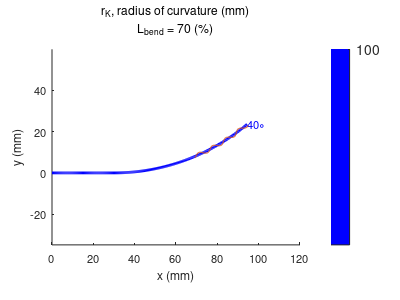

This chart was generated by the following MATLAB code:
% frac_helix = 0.25; % arc length as a fraction of the full circle
pct_helix = 30; % percent length with helical wire (%)
npt_helix = 100; % number of points of the helix
a_helix = 1; % amplitude of the sine wave of the helix (mm)
n_helix = 4; % number of sinusoids of the helix

%%
L = 100; % length of catheter (mm)
res = 0.5; % catheter spatial resolution (interval between nodes) (mm)
pct_bent = 70; % percent length bent (%)

%%
fname = 'curVar';
var_name = 'r_K, radius of curvature (mm)';
con_name = ['L_{bend} = ' num2str(pct_bent) ' (%)'];

variable_arr = 100; % 50:50:500;

%%
color_arr = colormap(lines(length(variable_arr)));

for rr = 1:length(variable_arr)
    
    Rk = variable_arr(rr); % radius of curvature (to define bent shape)
    
    %% configure catheter
    
    L2 = 0.01*pct_bent*L;
    L1 = L - L2;
    
    x1 = 0:res:L1; % x of unbent
    y1 = zeros(1,length(x1)); % y of unbent
    
    xc = L1; % x-location of the center of virtual circle
    yc = Rk; % y-location of the center of virtual circle
    
    th_c = L2/Rk; % total angle that the arc spans (rad)
    th_incre = th_c/(L2/res); % angle increment (rad)
    th_arr = (1:(L2/res))*th_incre; % arc angle array
    
    x2 = L1 + Rk*sin(th_arr); % x of bent
    y2 = Rk - Rk*cos(th_arr); % y of bent
    
    th_end = atan2(y2(end)-y2(end-1),x2(end)-x2(end-1))*180/pi; % end effector theta
    
    %% helix
    frac_helix = th_c*pct_helix/pct_bent; % arc length as a fraction of the full circle
    th_helix = -pi/2 + th_c - linspace(0,frac_helix,npt_helix); % generate th arra for the helix
    n_effect_helix = n_helix*2*pi/frac_helix; % effective number of sinusoids (adjusted for the equation)
    
    xh = xc + (Rk + a_helix*sin(n_effect_helix*th_helix)).*cos(th_helix); % x location of helix
    yh = yc + (Rk + a_helix*sin(n_effect_helix*th_helix)).*sin(th_helix); % y location of helix
    
    %% plot
    X = [x1,x2];
    Y = [y1,y2];
    
    hold on
    h(rr) = plot(X,Y,'-','color',color_arr(rr,:),'linewidth',2);
    %     plot(X(end-1:end),Y(end-1:end),'-','linewidth',2,'color',color_arr(rr,:));
    text(X(end),Y(end),[num2str(th_end,3) '\circ'],'color',color_arr(rr,:),'fontsize',8);
    
    plot(xh,yh);
    
    %% visual aids
    % x_cir = xc + Rk*cosd(0:10:360);
    % y_cir = yc + Rk*sind(0:10:360);
    % plot(x_cir,y_cir);
    
end

axis equal;
xlim([0,1.2*L]);

xlabel('x (mm)');
ylabel('y (mm)');
title({var_name; con_name},'fontweight','normal');

% legendCell = strcat(string(num2cell(variable_arr)));
% legend(h,legendCell,'location','eastoutside');
hc = colorbar;
set(hc,'ytick',(1:length(variable_arr))/length(variable_arr),'yticklabel',variable_arr);
set(hc,'box','off');

set(gca,'fontsize',8);
set(gcf,'paperposition',[0,0,4,3],'unit','inches');
% print('-dtiff','-r150',['circular_approx_' fname]);
% close;